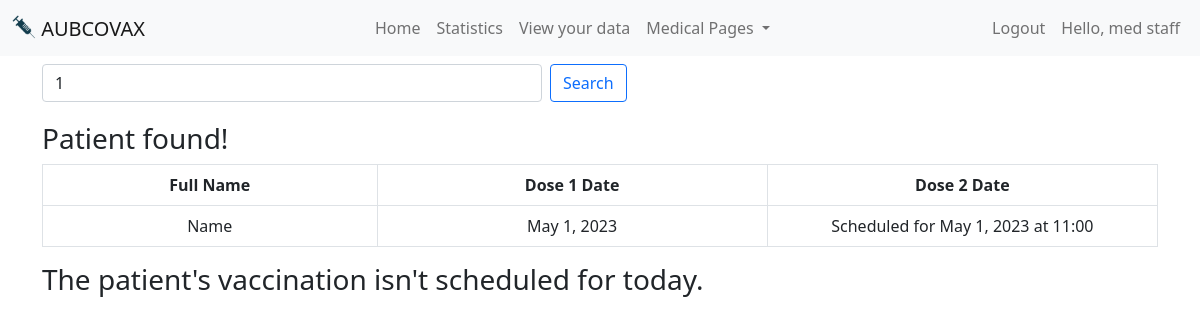
/medicalSearch/1 (signed in), run on an earlier commit of the app's database.
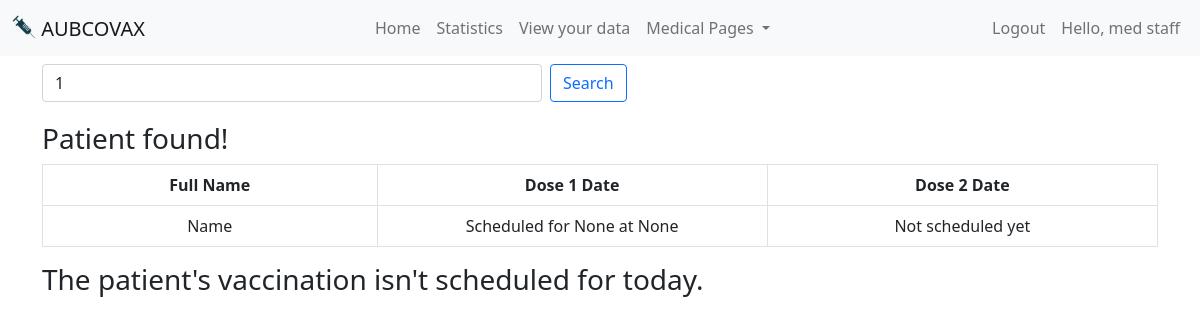
And on a later commit of the database.
### main/models.py (models this page shows, shortened)
class Account(AbstractBaseUser, PermissionsMixin):
    username=models.CharField(max_length=200, unique=True)
    isMedicalStaff = models.BooleanField(default=False)
    isAdmin = models.BooleanField(default=False)
    name = models.CharField(max_length=200)
    email = models.EmailField(unique=False)
    DOB = models.DateField()
    ID_nbr = models.IntegerField(unique=True)
    phone_nbr = models.IntegerField(unique=True)
    address = models.CharField(max_length=200)
    medical_history = models.TextField()
    doseOne = models.BooleanField(default=False)
    doseOneDate = models.DateField(null=True, blank=True)
    doseOneTime=models.CharField(max_length=200, null=True, blank=True)
    doseTwo = models.BooleanField(default=False)
    doseTwoDate = models.DateField(null=True, blank=True)
    doseTwoTime=models.CharField(max_length=200, null=True, blank=True)
    is_staff=models.BooleanField(default=False)
    is_active=models.BooleanField(default=True)
    objects = MyUserManager()
    USERNAME_FIELD = 'username'
    REQUIRED_FIELDS = ['name', 'email', 'isMedicalStaff', 'isAdmin', 'DOB', 'ID_nbr', 'phone_nbr', 'address', 'medical_history']

### main/views.py (the view, shortened to what this page needs)
# urls.py: path('medicalSearch/<int:phoneNb>', views.medicalSearchNb, name='medicalSearch'),
def medicalSearchNb(request, phoneNb):
    if not request.user.is_authenticated or not request.user.isMedicalStaff:
        return render(request, 'notAllowed.html')
    today=date.fromisoformat(datetime.datetime.today().strftime('%Y-%m-%d'))
    slots=[]
    if request.method == 'POST' and request.POST.get('phoneNb'):
        phoneNb=request.POST.get('phoneNb')
        return redirect(f'/medicalSearch/{phoneNb}', phoneNb=phoneNb)
    elif request.method == 'POST' and request.POST.get('confirm'):
        phoneNb=request.POST.get('confirm')
        account=Account.objects.get(phone_nbr=phoneNb)
        account.doseOne=True
        account.save()
        return redirect(f'/medicalSearch/{phoneNb}', phoneNb=phoneNb)
    elif request.method == 'POST' and request.POST.get('view'):
        slots=scheduling.viewAvailableAppointmentsRange(today+datetime.timedelta(days=14),7)
        patient=Account.objects.get(phone_nbr=phoneNb)
        context={'result':True ,'patient': patient, 'notFound':False,'nb':phoneNb, 'today':today, 'slots':slots}
        return render(request, 'medicalSearch.html', context)
    patient=Account.objects.filter(phone_nbr=phoneNb)
    try:
        patient=patient[0]
    except:
        return render(request, 'medicalSearch.html', {'result':True, 'notFound':True,'nb':phoneNb})
    context={'result':True ,'patient': patient, 'notFound':False,'nb':phoneNb, 'today':today}
    return render(request, 'medicalSearch.html', context)

### main/templates/medicalSearch.html (shortened to what this page needs)
{% extends 'base.html' %}
{%load static %}
{% block content %}
<form method="post" class="d-flex" style="margin-bottom: 20px;">
    <input class="form-control me-2 search-input" type="search" placeholder="Enter a phone number" value="{{nb}}" aria-label="Search" name="phoneNb">
    <button class="btn btn-outline-primary" type="submit">Search</button>
</form>
<table class="table table-bordered">
    <tr>
        <th style="width:30%">Full Name</th>
        <th style="width:35%">Dose 1 Date</th>
        <th style="width:35%">Dose 2 Date</th>
    </tr>
{% if notFound %}
<h3>Sorry, we couldn't find a patient with that phone number</h3>
{% else %}
{% if result %}
<h3>Patient found!</PFheader>
<br>
        <tr>
                    <td>{{patient.name}}</td>
                    {% if patient.doseOne %}
                    <td>{{patient.doseOneDate}}</td>
                    {% else %}
                    <td>Scheduled for {{patient.doseOneDate}} at {{patient.doseOneTime}}</td>
                    {%endif%}
                    {% if patient.doseTwoDate == None %}
                    <td>Not scheduled yet</td>
                    {% else %}
                    {% if patient.doseTwo %}
                    <td>{{patient.doseTwoDate}}</td>
                    {% else %}
                    <td>Scheduled for {{patient.doseTwoDate}} at {{patient.doseTwoTime}}</td>
                    {%endif%}
                    {%endif%}
                </tr>
                </table>
{% if not patient.doseOne %}
{% if today == patient.doseOneDate %}
<h3>The patient's vaccination is today!</h3>
<form method="POST">
    {% csrf_token %}
    <button class="btn btn-warning" type="submit" name="confirm" value="{{patient.phone_nbr}}">Confirm Vaccination</button>
</form>
{% else %}
<h3>The patient's vaccination isn't scheduled for today.</h3>
{% endif %}
{% else %}
{% if patient.doseTwo == False %}
{% if patient.doseTwoDate == None %}
<h4>Schedule second dose:</h4>
<form method="POST">
    {% csrf_token %}
    <button class="btn btn-warning" type="submit" name="view" value="view" style="margin-bottom: 10px;">View available time slots</button>
</form>
<form method="POST">
    {% csrf_token %}
    <div class="list-group" style="width: max-content;">
        {% for slot in slots %}
        <button type="submit" class="list-group-item list-group-item-action" name="date" value="{{slot}}">{{slot.split.0}} at {{slot.split.1}}</button>
        {% endfor %}
    </div>
</form>
{% else %}
{% if today == patient.doseTwoDate %}
<h3>The patient's vaccination is today!</h3>
<form method="POST">
    {% csrf_token %}
    <button class="btn btn-warning" type="submit" name="confirm2" value="{{patient.phone_nbr}}">Confirm Second Vaccination</button>
</form>
{% else %}
<h3>The patient's vaccination isn't scheduled for today.</h3>
{% endif %}
{% endif %}
{% else %}
<h3>The patient received all the required vaccines!</h3>
{% endif %}
{% endif %}
{% else %}
<h3>Enter a patient's phone number to search</h3>
{% endif %}
{% endif %}
{% endblock %}

What changed in the data, as far as the page shows it:
changed Account "Name": doseOne True → False (drawn); doseOneTime (not shown) → "None"; doseOneDate "May 1, 2023" → "None"; doseTwoDate "May 1, 2023" → (not shown); doseTwoTime "11:00" → (not shown)
Also different on the page:
text now shown: "Not scheduled yet"
